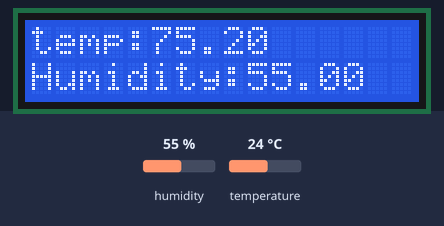
Simulated run of this sketch. Board: Arduino Uno, built with avr-gcc and run on an emulated ATmega328P. Parts: 16×2 character LCD. Inputs (shaded band) come from the test bench; at power-on: humidity 55 %, temperature 24 °C.

Above: at 1.2 s.
1.3 s: humidity set to 22 %
At 3.6 s:
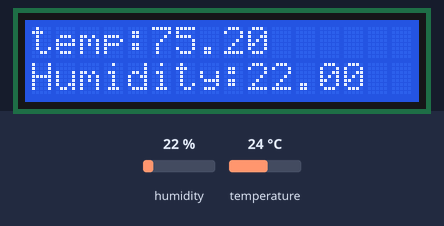
4.6 s: temperature set to 12 °C
At 6.6 s:
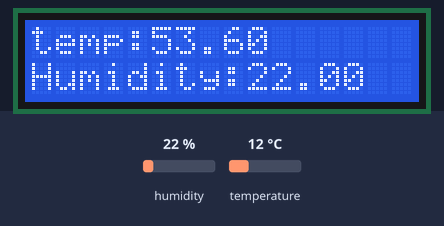
7.6 s: humidity set to 40 %
At 10.0 s:
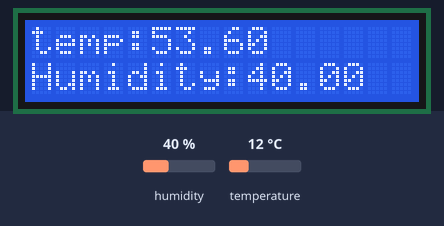
10.6 s: temperature set to 19 °C
At 13.0 s:
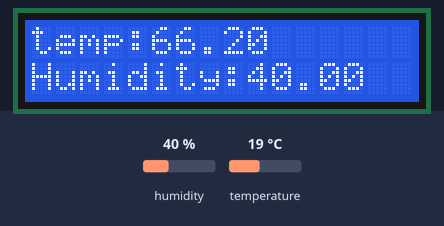
Timing chart, 0 to 14.5 s (numbered marks = the images above; inputs shaded):
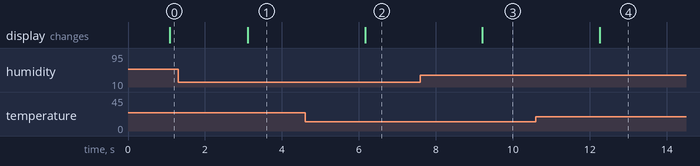

The sketch:

sketch_feb11e.ino
```cpp
#include <DHT.h>
#include <DHT_U.h>
#include <LiquidCrystal.h>

DHT dht(A0, DHT11);
LiquidCrystal lcd(2,3,4,5,6,7);
int sensor = A0;
void setup()
{
  lcd.begin(16,2);
  dht.begin();
}

void loop()
{
  float chk = dht.readTemperature(true);

  lcd.setCursor(0,0);
 lcd.print("temp:");
 lcd.print(chk);
  delay(1000);
  float var = dht.readHumidity();

  lcd.setCursor(0,1);
  lcd.print("Humidity:");
  lcd.print(var);
  delay(1000);
}
```

Measured:
- after the input at 1.3 s, the display: changes after 1.8 s (image 1)
- after the input at 4.6 s, the display: changes after 1.6 s (image 2)
- after the input at 7.6 s, the display: changes after 1.6 s (image 3)
- after the input at 10.6 s, the display: changes after 1.7 s (image 4)
